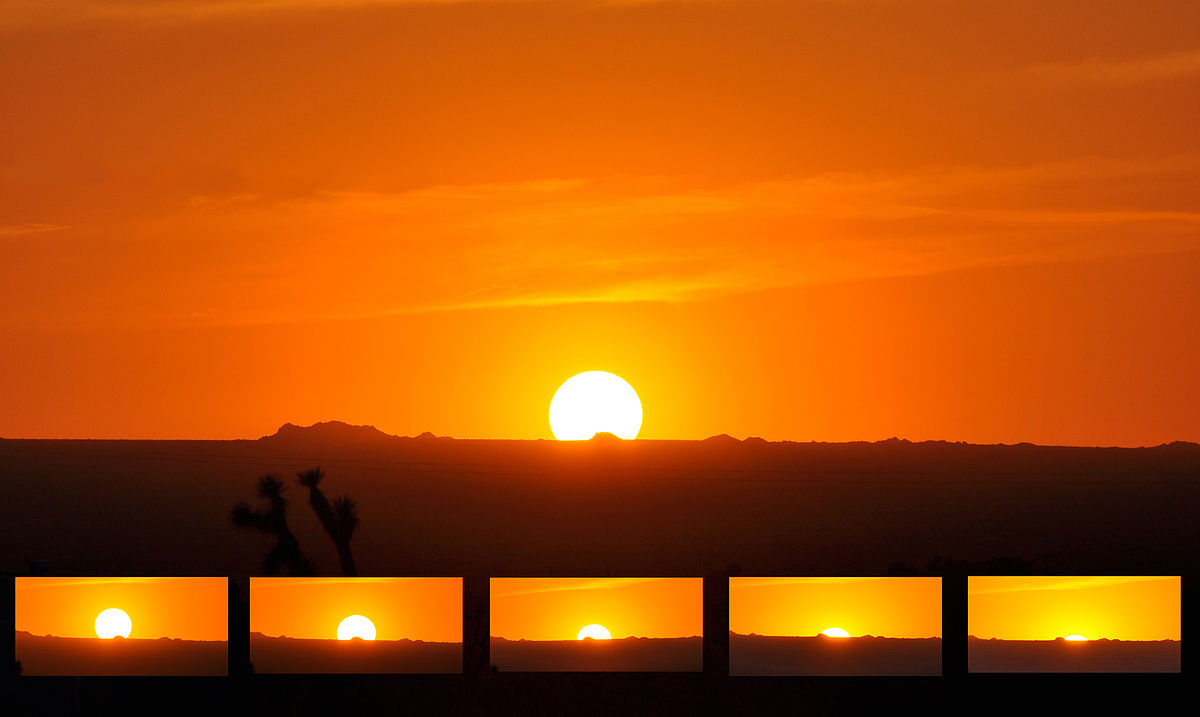
#> input picture Image-Processing/Cartoonify Image/images/sunset.jpg, 1200 x 717 px
$ python Cartoonify.py
#> lines starting #> are read from the running program, lines starting #| are printed output that depends on the picture; after the words box and inside, x2 and y2 are one past the last pixel; in counts of white or black regions, pixels touching at a corner belong together
# Importing Libraries
import cv2
import numpy as np
from skimage import io

# Class Defination
class Cartoon:
    def __init__(self):
        img = io.imread("images/sunset.jpg")
#> img is the input picture: shape (717, 1200, 3); mean R, G, B 172.7, 80.3, 6.9
        # 1) Edges Image
        gray = cv2.cvtColor(img, cv2.COLOR_BGR2GRAY)
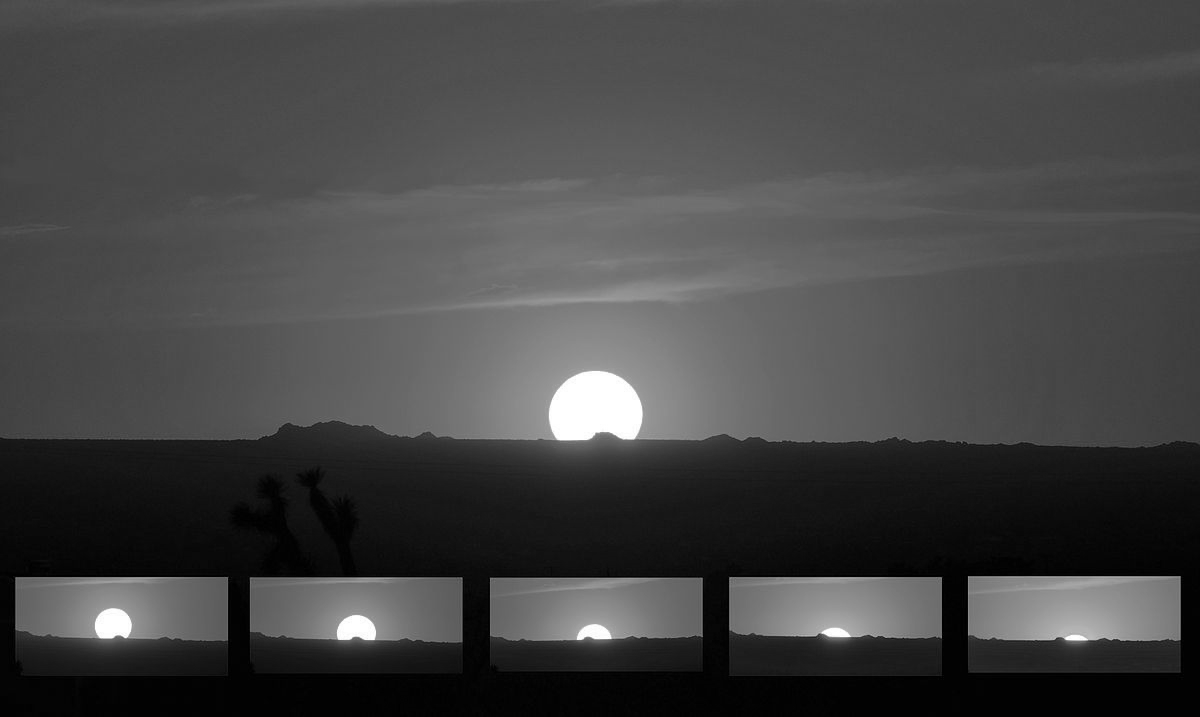
#> gray: shape (717, 1200); min 0, max 255, mean 68.9
        gray = cv2.medianBlur(gray, 5)
        edges = cv2.adaptiveThreshold(gray, 255, cv2.ADAPTIVE_THRESH_GAUSSIAN_C, cv2.THRESH_BINARY, 9, 7)
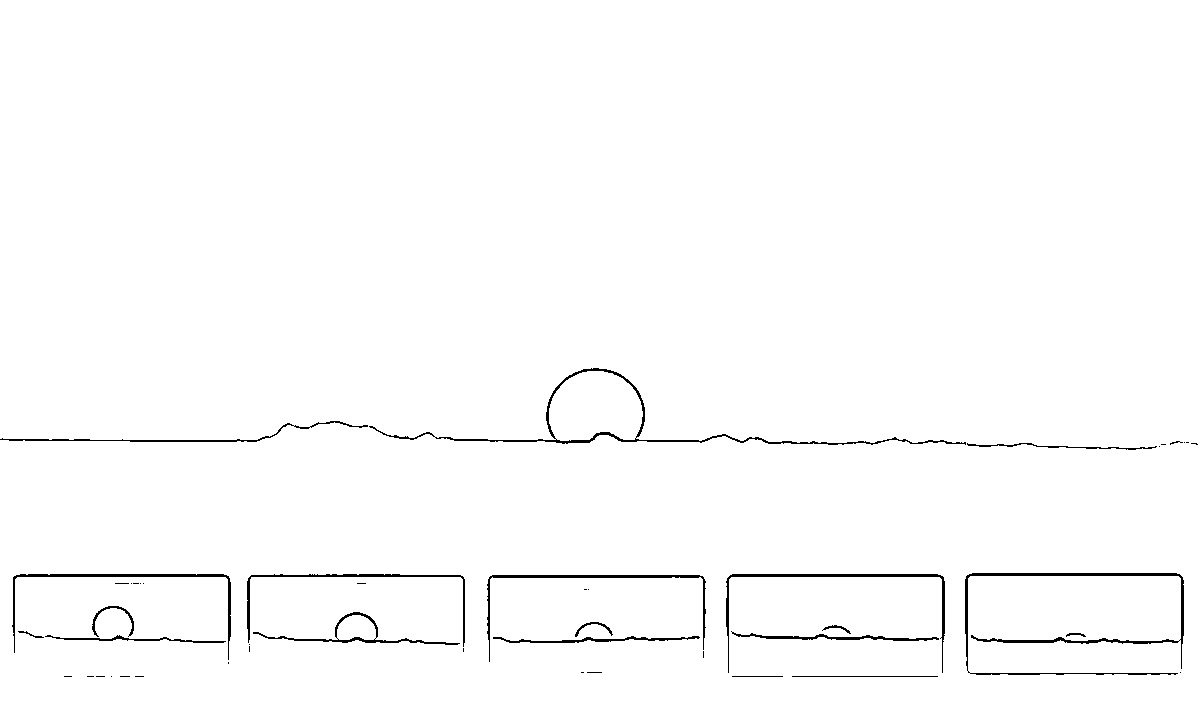
#> edges: shape (717, 1200); 98.7% white; black in thin lines or dots, all inside (x1, y1, x2, y2) = (0, 368, 1198, 677)

        # 2) Color Image
        color = cv2.bilateralFilter(img, 10, 300, 300)
        RGB_img = cv2.cvtColor(img, cv2.COLOR_BGR2RGB)

        # 3) Cartoon Image
        cartoon = cv2.bitwise_and(color, color, mask=edges)
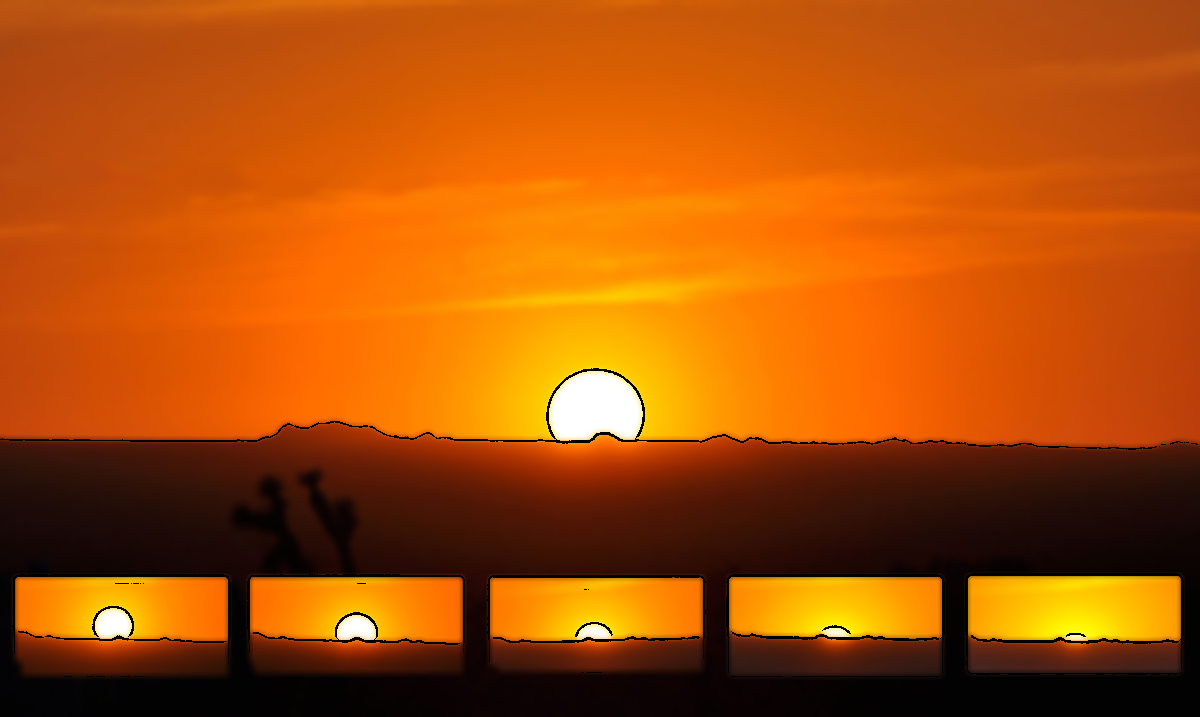
#> cartoon: shape (717, 1200, 3); mean R, G, B 171, 79.3, 6.8
        cartoon_img = cv2.cvtColor(cartoon, cv2.COLOR_BGR2RGB)

        # Re-sizeing Image
        resize = cv2.resize(RGB_img, (600, 450))
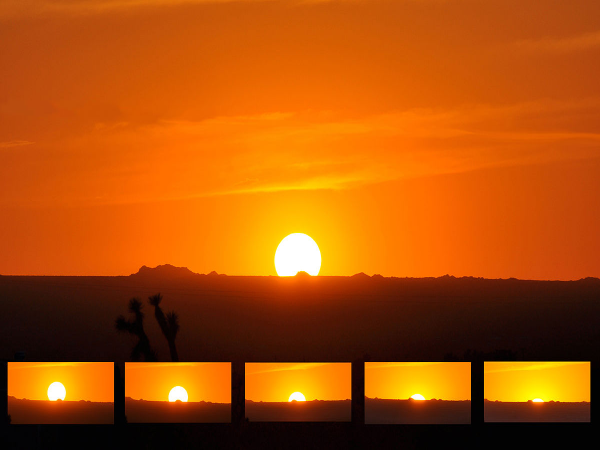
#> resize: shape (450, 600, 3); mean B, G, R 6.9, 80.2, 172.6
        resize2 = cv2.resize(cartoon_img, (600, 450))
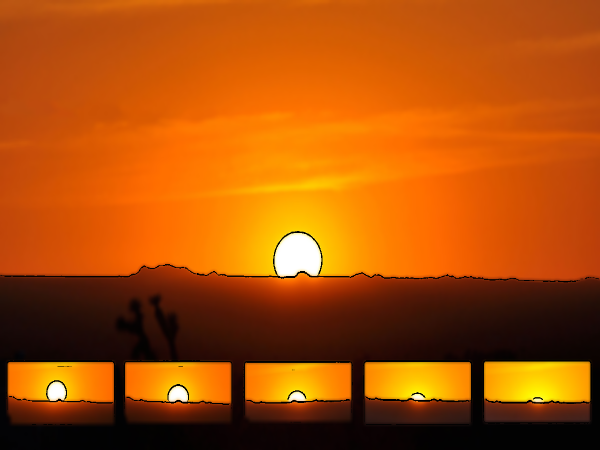
#> resize2: shape (450, 600, 3); mean B, G, R 6.7, 79.2, 170.9
        self.resize = resize
        self.resize2 = resize2

# Displaying Image
# Creating an object of class Cartoon
c1 = Cartoon()
c1.resize
c1.resize2
cv2.imshow("Original_Image", c1.resize)
cv2.imshow("Cartoonified_Image", c1.resize2)
cv2.waitKey(0)
cv2.destroyAllWindows()
